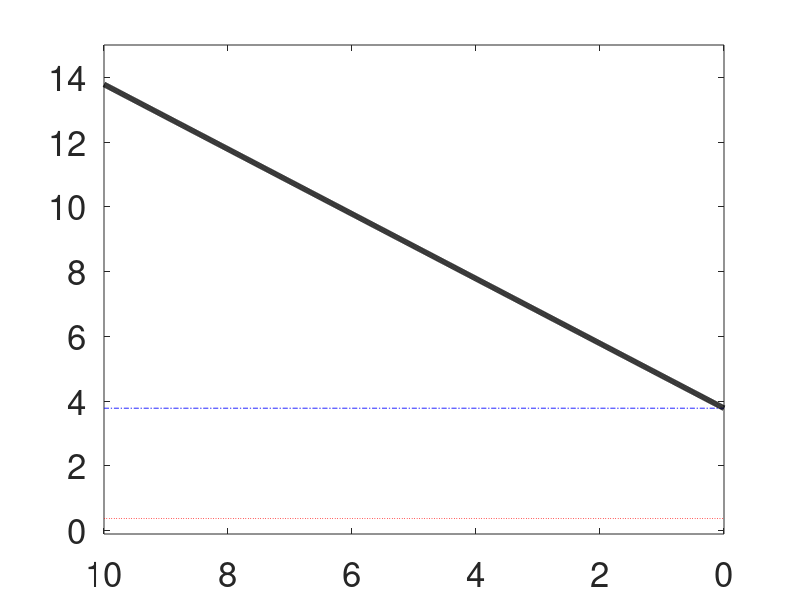
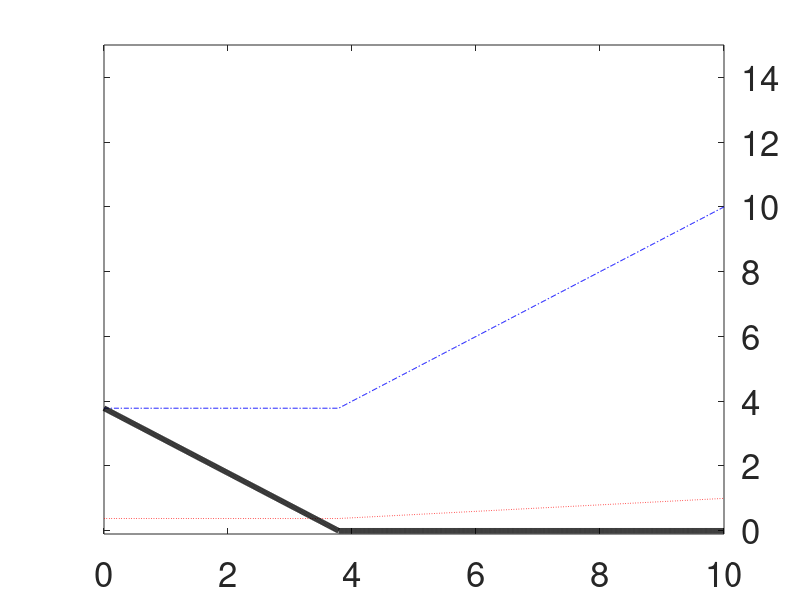

Here is the MATLAB script that generated these plots, in order:
clear all;close all;clc;

% 12/09/2018 by Yorie Nakahira 
% updated 31/08/2020 by Quanying Liu
% Generate figure 6 in PNAS journal 2018
% Plot delay/warning versus L-infinity cost (mode = 1)
% Plot delay/warning versus optimal delay/data rate (mode = 2)

% content 
%mode = 1; % for fig.6A
mode = 2; % for fig.6B


% plot parameters
myfsize = 25;linewidth = 4;
yrange = [0.1,100];
yrange2 = [-0.1,15];
myname = 'helvetica';

% search parameter 
n = 1000;    
T = linspace(0,10,n);   % signaling delay
lambda = 0.1;            % lambda*T = R

%% fig 6.a
% plot range: delayed system  

tau =linspace(-10,0,n);  % advanced warning
c = tau;c1 = c;c2 = c;Top = c;Ropt = c;Tnet = c;

for ii = 1:length(tau)

    x1 = max(0,T - tau(ii));            % delay cost 
    x2 = 1./( (2.^(lambda*T)) -1 );      % quantization cost 
    x = x1+x2;
    
    [c(ii),index] = min(x);
    c1(ii) = x1(index);c2(ii) = x2(index);
    Topt(ii) = T(index);Ropt(ii) = Topt(ii)*lambda;
    Tnet(ii) = Topt(ii)-tau(ii);
end

if mode == 1
figure;semilogy(-tau,c1,'b-.',-tau,c2,'r:',-tau,c,'k','Linewidth',linewidth);set(gca,'fontsize',myfsize,'fontname',myname);
set(gca,'xdir','reverse')
%ylabel('Worst-case error');
%xlabel('Net delay');
%ylabel('Worst case error','Interpreter','latex');
%xlabel('Net delay: $T_i-T_a$','Interpreter','latex');
ylim(yrange);
else
figure;plot(-tau,Topt,'b-.',-tau,Ropt,'r:',-tau,Tnet,'k','Linewidth',linewidth);set(gca,'fontsize',myfsize,'fontname',myname);
set(gca,'xdir','reverse')
%ylabel('Optimal parameter')
%xlabel('Net delay')
% ylabel('Optimal parameter','Interpreter','latex');
% xlabel('Net delay: $T_i-T_a$','Interpreter','latex');
ylim(yrange2);
end



%% plot range: warned system 
clear Topt; clear Ropt;
tau =linspace(0,10,n);  % advanced warning
c = tau;c1 = c;c2 = c;Top = c;Ropt = c;

for ii = 1:length(tau)

    x1 = max(0,T - tau(ii));            % delay cost 
    x2 = 1./( (2.^(lambda*T)) -1 );      % quantization cost 
    x = x1+x2;
    
    [c(ii),index] = min(x);
    c1(ii) = x1(index);c2(ii) = x2(index);
    Topt(ii) = T(index);Ropt(ii) = Topt(ii)*lambda;
    Tnet(ii) = Topt(ii)-tau(ii);
end
index
x
Topt
if mode == 1
figure;semilogy(tau,c1,'b-.',tau,c2,'r:',tau,c,'k','Linewidth',linewidth);
set(gca,'fontsize',myfsize);
set(gca, 'YAxisLocation', 'right','fontname',myname);%set(gca,'ytick',[]);
%xlabel('Net warning');
ylim(yrange);
else
figure;plot(tau,Topt,'b-.',tau,Ropt,'r:',tau,Tnet,'k','Linewidth',linewidth);
set(gca,'fontsize',myfsize);
set(gca, 'YAxisLocation', 'right','fontname',myname);
ylim(yrange2);
end



